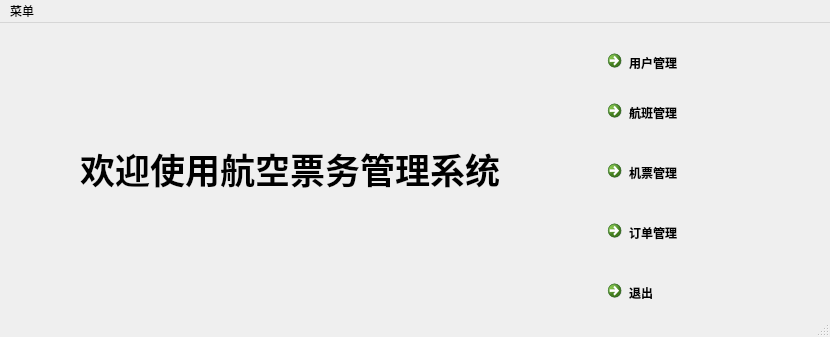
<?xml version="1.0" encoding="UTF-8"?>
<ui version="4.0">
 <class>manawindow</class>
 <widget class="QMainWindow" name="manawindow">
  <property name="geometry">
   <rect>
    <x>0</x>
    <y>0</y>
    <width>830</width>
    <height>337</height>
   </rect>
  </property>
  <property name="windowTitle">
   <string>欢迎你，管理员</string>
  </property>
  <widget class="QWidget" name="centralwidget">
   <widget class="QCommandLinkButton" name="flight">
    <property name="geometry">
     <rect>
      <x>600</x>
      <y>70</y>
      <width>185</width>
      <height>41</height>
     </rect>
    </property>
    <property name="text">
     <string>航班管理</string>
    </property>
   </widget>
   <widget class="QCommandLinkButton" name="manamenu">
    <property name="geometry">
     <rect>
      <x>600</x>
      <y>20</y>
      <width>185</width>
      <height>41</height>
     </rect>
    </property>
    <property name="text">
     <string>用户管理</string>
    </property>
   </widget>
   <widget class="QCommandLinkButton" name="ticket">
    <property name="geometry">
     <rect>
      <x>600</x>
      <y>130</y>
      <width>185</width>
      <height>41</height>
     </rect>
    </property>
    <property name="text">
     <string>机票管理</string>
    </property>
   </widget>
   <widget class="QCommandLinkButton" name="order">
    <property name="geometry">
     <rect>
      <x>600</x>
      <y>190</y>
      <width>185</width>
      <height>41</height>
     </rect>
    </property>
    <property name="text">
     <string>订单管理</string>
    </property>
   </widget>
   <widget class="QCommandLinkButton" name="user_4">
    <property name="geometry">
     <rect>
      <x>600</x>
      <y>250</y>
      <width>185</width>
      <height>41</height>
     </rect>
    </property>
    <property name="text">
     <string>退出</string>
    </property>
   </widget>
   <widget class="QLabel" name="label">
    <property name="geometry">
     <rect>
      <x>80</x>
      <y>90</y>
      <width>441</width>
      <height>111</height>
     </rect>
    </property>
    <property name="font">
     <font>
      <family>Agency FB</family>
      <pointsize>26</pointsize>
      <weight>75</weight>
      <bold>true</bold>
     </font>
    </property>
    <property name="text">
     <string>欢迎使用航空票务管理系统</string>
    </property>
   </widget>
  </widget>
  <widget class="QMenuBar" name="menubar">
   <property name="geometry">
    <rect>
     <x>0</x>
     <y>0</y>
     <width>830</width>
     <height>23</height>
    </rect>
   </property>
   <widget class="QMenu" name="menu">
    <property name="title">
     <string>菜单</string>
    </property>
   </widget>
   <addaction name="menu"/>
  </widget>
  <widget class="QStatusBar" name="statusbar"/>
 </widget>
 <resources/>
 <connections/>
</ui>
